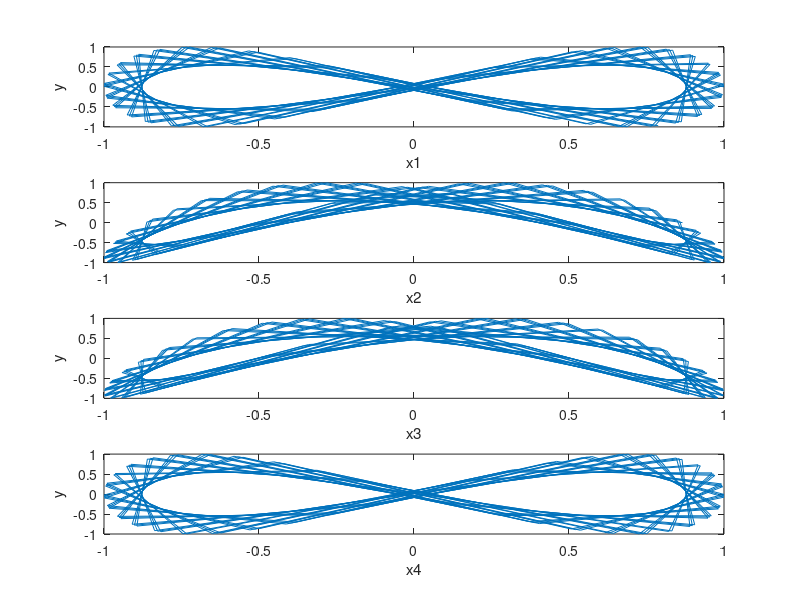

MATLAB code to generate this figure:
clear;
a1 = 0;
a2 = pi/6;
a3 = pi/3;
a4 = pi/2;
t = -20*pi:20*pi;
x1 = cos(t+a1);
x2 = cos(t+a2);
x3 = cos(t+a3);
x4 = cos(t+a4);
y = sin(2*t);
subplot(4,1,1);
plot(x1,y);
xlabel('x1');
ylabel('y');

subplot(4,1,2);
plot(x2,y);
xlabel('x2');
ylabel('y');

subplot(4,1,3);
plot(x3,y);
xlabel('x3');
ylabel('y');

subplot(4,1,4);
plot(x4,y);
xlabel('x4');
ylabel('y');
